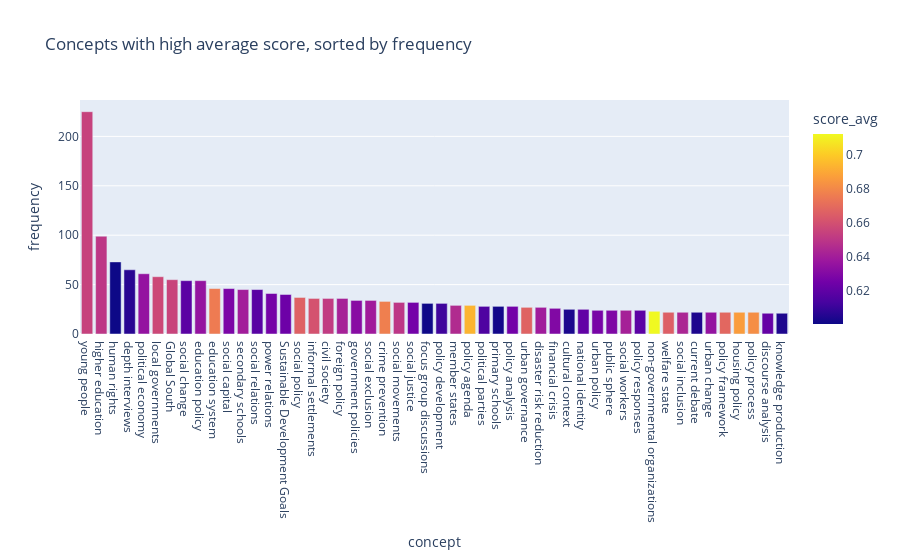

This figure's notebook cell:
### Markdown cell above
### 4.2 Solution 1: prefiltering by `score_avg` and sorting by `frequency`

By doing so, we aim at extracting concepts that are both frequent and tend to be very relevant (within their documents).

### Code cell
temp = concepts_unique.query("score_avg > 0.6").sort_values("frequency", ascending=False)

px.bar(temp[:50],
       title="Concepts with high average score, sorted by frequency",
       x="concept", y="frequency", 
       color="score_avg")

### Figure 1 — Plotly figure (JSON) as saved in the notebook; plotly's stock layout.template omitted (floating-point values rounded to 4 significant figures)
{"data": [{"alignmentgroup": "True", "hovertemplate": "concept=%{x}<br>frequency=%{y}<br>score_avg=%{marker.color}<extra></extra>", "legendgroup": "", "marker": {"color": [0.6543, 0.65, 0.6002, 0.6062, 0.6351, 0.6568, 0.6551, 0.6186, 0.6352, 0.6755, 0.6281, 0.6398, 0.618, 0.6261, 0.6236, 0.6663, 0.6604, 0.6519, 0.6414, 0.6316, 0.6389, 0.6767, 0.65, 0.6256, 0.6007, 0.6113, 0.6452, 0.6935, 0.6151, 0.6016, 0.6254, 0.6667, 0.639, 0.6296, 0.6034, 0.6206, 0.627, 0.6289, 0.641, 0.6189, 0.7123, 0.6653, 0.6432, 0.604, 0.6353, 0.6683, 0.6865, 0.6817, 0.6215, 0.6039], "coloraxis": "coloraxis", "pattern": {"shape": ""}}, "name": "", "offsetgroup": "", "orientation": "v", "showlegend": false, "textposition": "auto", "type": "bar", "x": ["young people", "higher education", "human rights", "depth interviews", "political economy", "local governments", "Global South", "social change", "education policy", "education system", "social capital", "secondary schools", "social relations", "power relations", "Sustainable Development Goals", "social policy", "informal settlements", "civil society", "foreign policy", "government policies", "social exclusion", "crime prevention", "social movements", "social justice", "focus group discussions", "policy development", "member states", "policy agenda", "political parties", "primary schools", "policy analysis", "urban governance", "disaster risk reduction", "financial crisis", "cultural context", "national identity", "urban policy", "public sphere", "social workers", "policy responses", "non-governmental organizations", "welfare state", "social inclusion", "current debate", "urban change", "policy framework", "housing policy", "policy process", "discourse analysis", "knowledge production"], "xaxis": "x", "y": [225, 99, 73, 65, 61, 58, 55, 54, 54, 46, 46, 45, 45, 41, 40, 37, 36, 36, 36, 34, 34, 33, 32, 32, 31, 31, 29, 29, 28, 28, 28, 27, 27, 26, 25, 25, 24, 24, 24, 24, 23, 22, 22, 22, 22, 22, 22, 22, 21, 21], "yaxis": "y"}], "layout": {"autosize": true, "barmode": "relative", "coloraxis": {"colorbar": {"title": {"text": "score_avg"}}, "colorscale": [[0, "#0d0887"], [0.1111, "#46039f"], [0.2222, "#7201a8"], [0.3333, "#9c179e"], [0.4444, "#bd3786"], [0.5556, "#d8576b"], [0.6667, "#ed7953"], [0.7778, "#fb9f3a"], [0.8889, "#fdca26"], [1, "#f0f921"]]}, "legend": {"tracegroupgap": 0}, "title": {"text": "Concepts with high average score, sorted by frequency"}, "xaxis": {"anchor": "y", "autorange": true, "domain": [0, 1], "range": [-0.5, 49.5], "title": {"text": "concept"}, "type": "category"}, "yaxis": {"anchor": "x", "autorange": true, "domain": [0, 1], "range": [0, 236.8], "title": {"text": "frequency"}, "type": "linear"}}}
